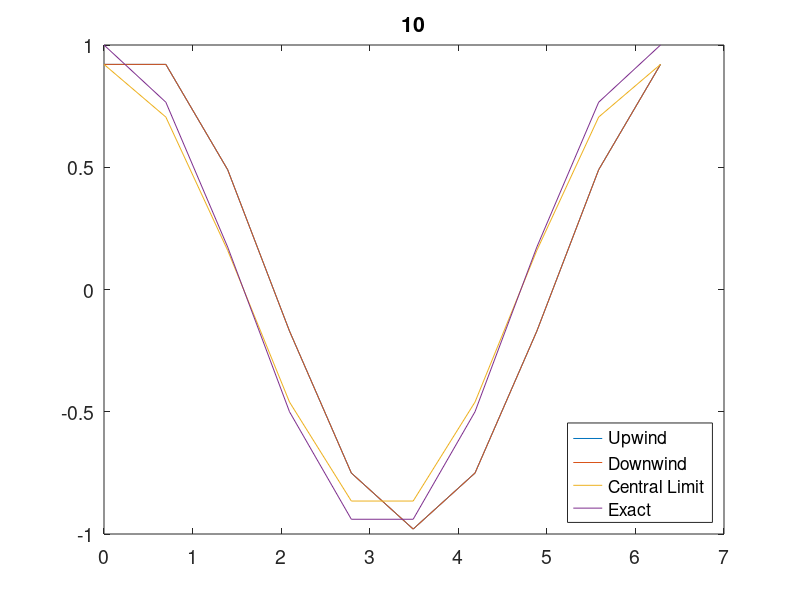
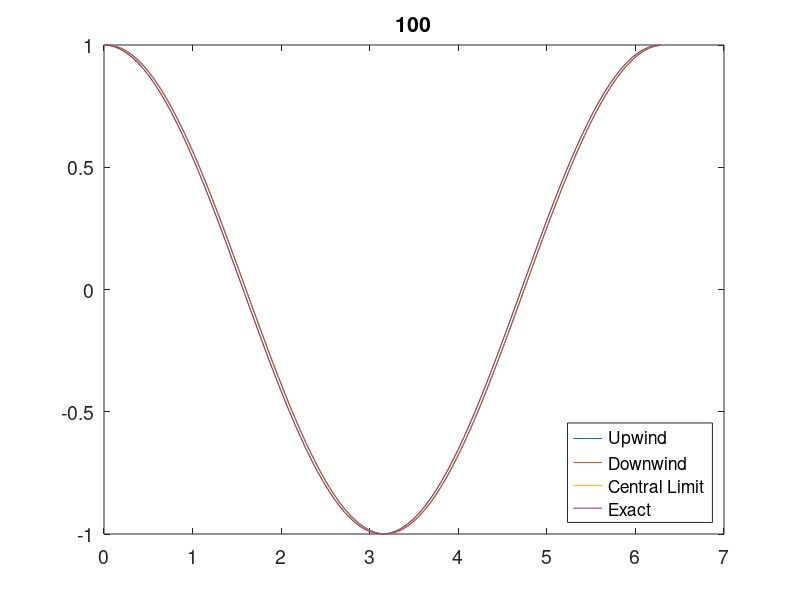
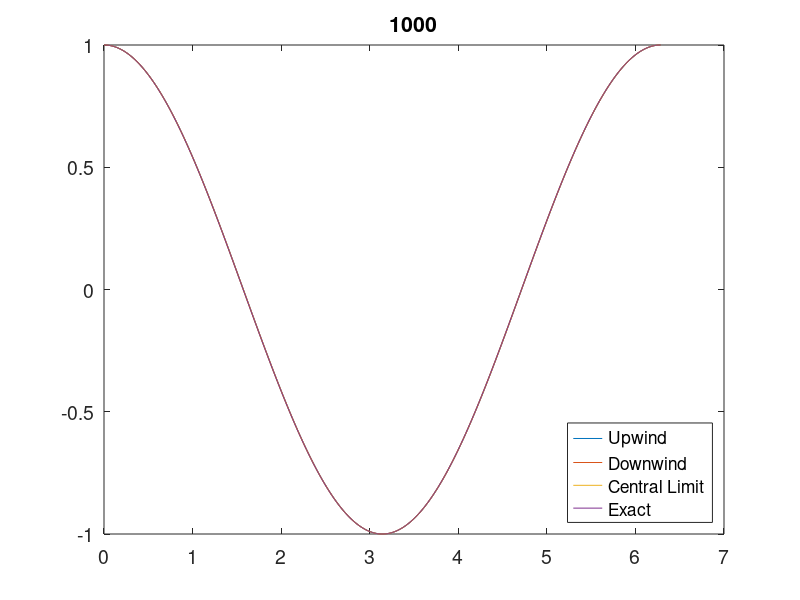
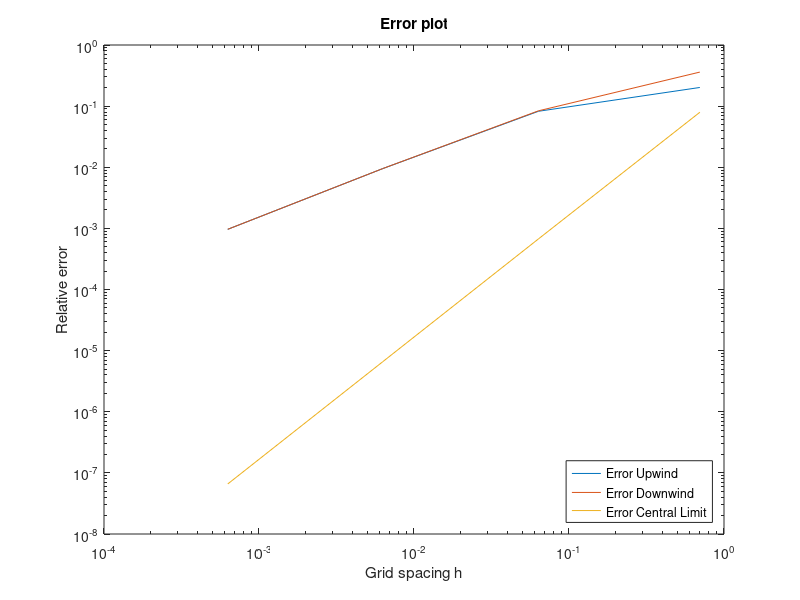

Write the MATLAB code that produced these figures, in order.
clear all
%these are Julians comments 
for exp = 1:1:4

    % Number of grid points
    n = 10^exp;

    % Grid spacing
    h = 2.0*pi / (n-1);

    % Calculation of... 
    for i = 1 : n

      % ...coordinates
      x(i) = 0.0 + (i-1) * h;

      % ...analytical values of function and derivative
      f(i) = sin(x(i));
      dfe(i) = cos( x(i) );
    end

    for i = 1 : n

      % Periodic boundary conditions... 

      % ...for the first point
      if ( i == 1 )

        fp = f(i+1);
        fm = f(n-1);

      end

      % ...for the last point
      if ( i == n )

        fp = f(2);
        fm = f(n-1);

      end


      % If point is not at the boundaries 
      if ( ( i ~= 1 ) && ( i ~= n ) )
        fp = f(i+1);
        fm = f(i-1);
      end

      fi = f(i);

    % First derivative: Upwind
        dfn_U(i) = ( fi - fm ) / ( 1.0*h );
      
    % First derivative: Downwind
        dfn_D(i) = ( fp - fi ) / ( 1.0*h );
        
    % First derivative: Central Limit
        dfn_C(i) = ( fp - fm) / ( 2.0*h );

    % Error: Upwind
        er_U(i) = abs( ( dfe(i) - dfn_U(i) ) / dfe(i) );
    
    % Error: Upwind
        er_D(i) = abs( ( dfe(i) - dfn_D(i) ) / dfe(i) );
      
    % Error: Upwind
        er_C(i) = abs( ( dfe(i) - dfn_C(i) ) / dfe(i) );
    
      
    end
    
    figure
    % Plotting of analytical solution and numerical approximation
    plot(x, dfn_U, x, dfn_U, x, dfn_C, x, dfe)
    legend('Upwind','Downwind','Central Limit','Exact','Location','SouthEast')
    set(gca,'FontSize',14); 
    title(n);

    % Storing grid spacing and error in matrix 'error'
    error(exp,1) = h;
    error(exp,2) = er_U(n/5);
    error(exp,3) = er_D(n/5);
    error(exp,4) = er_C(n/5);
    

end


% Plotting of error over grid spacing in normal scale
loglog(error(:,1),error(:,2),error(:,1),error(:,3),error(:,1),error(:,4));
%set(gca,'FontSize',14); 
title('Error plot');
xlabel('Grid spacing h');
ylabel('Relative error');
legend('Error Upwind','Error Downwind','Error Central Limit','Location','SouthEast')

figure

% Changing axes to logarithmic scale 
loglog(error(:,1),error(:,2),'-ro');
%set(gca,'FontSize',14); 
title('Error plot');
xlabel('Grid spacing h');
ylabel('Relative error');
legend('Error','Location','SouthEast')

figure

% Adding the linear function for comparison 
loglog(error(:,1),error(:,2),'-ro',x,x);
%set(gca,'FontSize',14); 
title('Error plot');
xlabel('Grid spacing h');
ylabel('Relative error');
legend('Error','x','Location','SouthEast')
